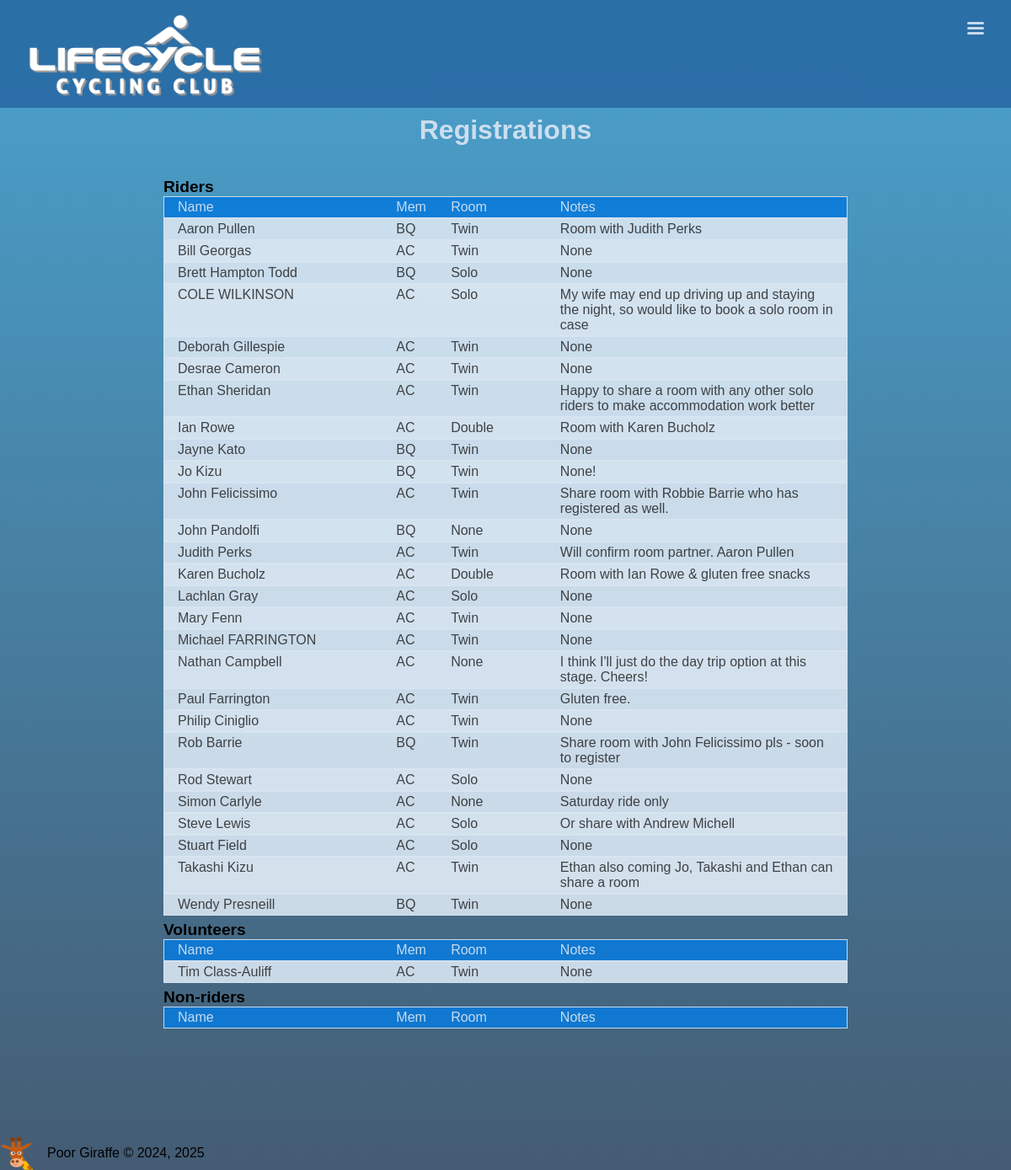
Screenshot of /registrations/ with the database file from the repository.
### book/models.py (models this page shows, shortened)
class Registration(models.Model):
	name = models.CharField(max_length=30)
	email = models.EmailField()
	membership = models.ForeignKey(Membership, on_delete=models.CASCADE, null=True)
	status = models.ForeignKey(Status, on_delete=models.CASCADE)
	room = models.ForeignKey(RoomType, on_delete=models.CASCADE)
	notes = models.CharField(max_length=100, blank=True, null=True)
	regdate = models.DateField(auto_now_add = True, blank=True, null=True)

class Membership(models.Model):
	membership = models.CharField(max_length=30)
	code = models.CharField(max_length=3)

class RoomType(models.Model):
	description = models.CharField(max_length=20)
	supplement = models.IntegerField()
	amount = models.DecimalField(max_digits=6, decimal_places=2, blank=True, null=True)
	includes = models.CharField(max_length=200, blank=True, null=True)
	def __str__(self):
		return self.description

### book/views.py (the view)
# urls.py: path('registrations/', registrations, name='registrations'),
def registrations(request):
	registrations = Registration.objects.all().order_by('name')
	context = {
		'registrations': registrations,
	}
	return render(request, 'registrations.html', context)

### book/template/registrations.html (shortened to what this page needs)
{% extends 'base.html' %}
{% load static %}
{% block main %}
	<main>
		<h1>Registrations</h1>
		<div class="registrations">
			<h2>Riders</h2>
			<div class="header"><p>Name</p><p>Mem</p><p>Room</p><p>Notes</p></div>
			<ul>
			{% for reg in registrations %}
				{% if reg.status.id == 1 %}
					<li><a href="{{ reg.id }}"><p>{{ reg.name }}</p><p>{{ reg.membership.code }}</p><p>{{ reg.room }}</p><p>{{ reg.notes }}</p></a></li>
				{% endif %}
			{% endfor %}
			</ul>
			<h2>Volunteers</h2>
			<div class="header"><p>Name</p><p>Mem</p><p>Room</p><p>Notes</p></div>
			<ul>
			{% for reg in registrations %}
				{% if reg.status.id == 2 %}
					<li><a href="{{ reg.id }}"><p>{{ reg.name }}</p><p>{{ reg.membership.code }}</p><p>{{ reg.room }}</p><p>{{ reg.notes }}</p></a></li>
				{% endif %}
			{% endfor %}
			</ul>
			<h2>Non-riders</h2>
			<div class="header"><p>Name</p><p>Mem</p><p>Room</p><p>Notes</p></div>
		</div>
	</main>
{% endblock %}

### book/static/base_style.css (style rules this page uses)
:root { --clr-background: linear-gradient(hsl(200, 58%, 50%, 0.9), hsl(210, 58%, 20%, 0.8)); --clr-card: hsl(200, 60%, 55%, 0.9); --clr-nav: hsl(208, 60%, 40%, 0.9); --clr-green: hsl(90, 50%, 50%); --clr-red: hsl(0, 90%, 50%); --clr-blue: hsl(208, 90%, 45%, 0.9); --clr-yellow: hsl(70, 90%, 50%, 0.9); --clr-white: hsl(208, 50%, 90%, 0.9); --clr-black: hsl(0, 0%, 10%, 0.8); --clr-shadow: hsl(200, 50%, 100%, 0.5); --clr-border: hsl(0, 0%, 100%); }
*, *::before, *::after { box-sizing: border-box; }
a { text-decoration: none; color: inherit; }
* { margin: 0; padding: 0; }
html { font-size: clamp(14px, 2vw, 16px); }
body { width: 100vw; min-height: 100vh; background: var(--clr-background); font-family: Arial, san-serif, HankenGrotesk; font-weight: 300; }
main { width: 100vw; min-height: 60vh; margin: 8rem auto; display: flex; gap: 0rem; flex-direction: column; align-items: center; justify-content: center; }
p { max-width: 50ch; }
h1 { color: var(--clr-white); margin-top: 0.5rem; }
ul { list-style: none; }
@media (min-width: 660px) { body { font-size: 16px; } }
@media (min-width: 660px) { main { width: clamp(400px, 90vw, 812px); min-height: 60vh; margin: 8rem auto; display: flex; gap: 2rem; flex-direction: column; align-items: center; justify-content: center; } }

### book/static/style.css (style rules this page uses)
.registrations { position: relative; width: 100%; margin: 0 auto; display: flex; flex-direction: column; }
.registrations h2 { font-size: 1.2rem; margin-top: 6px; }
.registrations ul { list-style: none; }
.registrations .header, .registrations li a { display: grid; grid-template-columns: 4fr 1fr 2fr 5fr; border: solid 1px var(--clr-white); color: var(--clr-white); background: var(--clr-blue); padding: 3px 1rem; }
.registrations li a { border: solid 1px var(--clr-white); color: var(--clr-black); background: var(--clr-white); }
.registrations li:nth-child(even) { background: var(--clr-shadow); }

### rows the page displays
Registration: name "Aaron Pullen", membership.code "BQ", room "Twin", notes "Room with Judith Perks"
Registration: name "Bill Georgas", membership.code "AC", room "Twin", notes "None"
Registration: name "Brett Hampton Todd", membership.code "BQ", room "Solo", notes "None"
Registration: name "COLE WILKINSON", membership.code "AC", room "Solo", notes "My wife may end up driving up and staying the night, so would like to book a solo room in case"
Registration: name "Deborah Gillespie", membership.code "AC", room "Twin", notes "None"
Registration: name "Desrae Cameron", membership.code "AC", room "Twin", notes "None"
Registration: name "Ethan Sheridan", membership.code "AC", room "Twin", notes "Happy to share a room with any other solo riders to make accommodation work better"
Registration: name "Ian Rowe", membership.code "AC", room "Double", notes "Room with Karen Bucholz"
Registration: name "Jayne Kato", membership.code "BQ", room "Twin", notes "None"
Registration: name "Jo Kizu", membership.code "BQ", room "Twin", notes "None!"
Registration: name "John Felicissimo", membership.code "AC", room "Twin", notes "Share room with Robbie Barrie who has registered as well."
Registration: name "John Pandolfi", membership.code "BQ", room "None", notes "None"
Registration: name "Judith Perks", membership.code "AC", room "Twin", notes "Will confirm room partner. Aaron Pullen"
Registration: name "Karen Bucholz", membership.code "AC", room "Double", notes "Room with Ian Rowe & gluten free snacks"
Registration: name "Lachlan Gray", membership.code "AC", room "Solo", notes "None"
Registration: name "Mary Fenn", membership.code "AC", room "Twin", notes "None"
Registration: name "Michael FARRINGTON", membership.code "AC", room "Twin", notes "None"
Registration: name "Nathan Campbell", membership.code "AC", room "None", notes "I think I'll just do the day trip option at this stage. Cheers!"
Registration: name "Paul Farrington", membership.code "AC", room "Twin", notes "Gluten free."
Registration: name "Philip Ciniglio", membership.code "AC", room "Twin", notes "None"
Registration: name "Rob Barrie", membership.code "BQ", room "Twin", notes "Share room with John Felicissimo pls - soon to register"
Registration: name "Rod Stewart", membership.code "AC", room "Solo", notes "None"
Registration: name "Simon Carlyle", membership.code "AC", room "None", notes "Saturday ride only"
Registration: name "Steve Lewis", membership.code "AC", room "Solo", notes "Or share with Andrew Michell"
Registration: name "Stuart Field", membership.code "AC", room "Solo", notes "None"
Registration: name "Takashi Kizu", membership.code "AC", room "Twin", notes "Ethan also coming Jo, Takashi and Ethan can share a room"
Registration: name "Wendy Presneill", membership.code "BQ", room "Twin", notes "None"
Registration: name "Tim Class-Auliff", membership.code "AC", room "Twin", notes "None"
